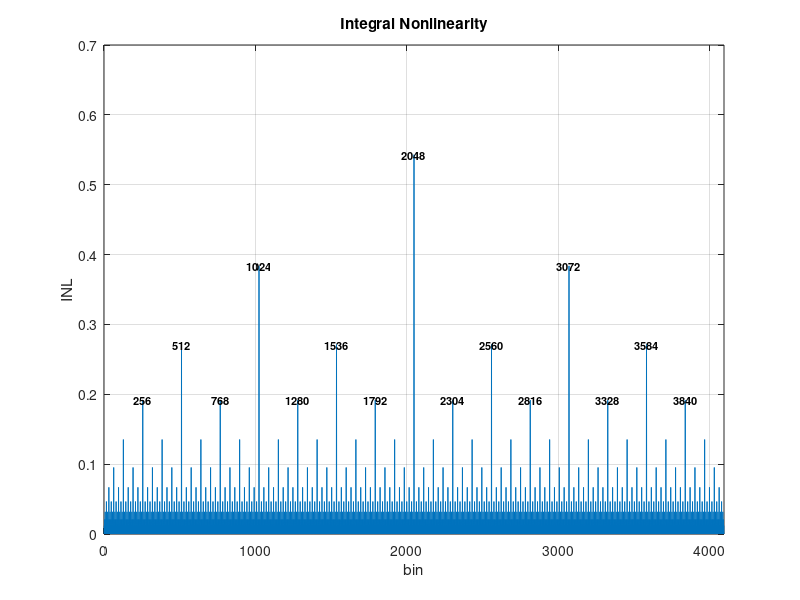

MATLAB code for this plot:
%%%%%%%%%%%%%%%%%%%%%%%%%%%%%%%%%%%%%%%%%%%%%%%%%%%%%%%%%%%%%%%%%%%%%%%%%%%
%                              Example 3.7                                %
%%%%%%%%%%%%%%%%%%%%%%%%%%%%%%%%%%%%%%%%%%%%%%%%%%%%%%%%%%%%%%%%%%%%%%%%%%%
%                                                                         %
%                         Binary Weighted Architecture                    %
%                                                                         %
%%%%%%%%%%%%%%%%%%%%%%%%%%%%%%%%%%%%%%%%%%%%%%%%%%%%%%%%%%%%%%%%%%%%%%%%%%%
clear all

%-------------------------------------------------------------------------%
%                                                                         %
%                                Input data                               %
%                                                                         %
%-------------------------------------------------------------------------%

n=12;
errandom=0.006;
points=2^n;
in=[1:1:points];

for k=1:points-2;
    bin=dec2bin(in(k),n);
    nextbin=dec2bin(in(k+1),n);
    switched=abs(bin-nextbin);
    swit=num2str(switched);
    sw=bin2dec(swit);
DNL(k+1)=errandom*(sqrt((sw-1)/2)+sqrt((sw-1)/2));
end

%--------------------------------Graphic----------------------------------%
%                                                                         %
%     figure(1) --> Figure 3.40 page 126                                  %
%                                                                         %
%-------------------------------------------------------------------------%

figure(1);
DNL(1)=0;
plot(DNL)
title('Integral Nonlinearity')
xlabel('bin')
ylabel('INL')
grid
xlim([0 2^n])

j=1;
a=(DNL>0.15);
b=zeros(1,sum(a));
for i=1:1:length(a)
    if a(i)==1
        b(j)=i;
        j=j+1;
    end
end

for i=1:1:length(b)
text(b(i),DNL(b(i)), sprintf('\\bf%3d',(b(i))),...
    'Fontsize',8,'HorizontalAlignment','center');
end
